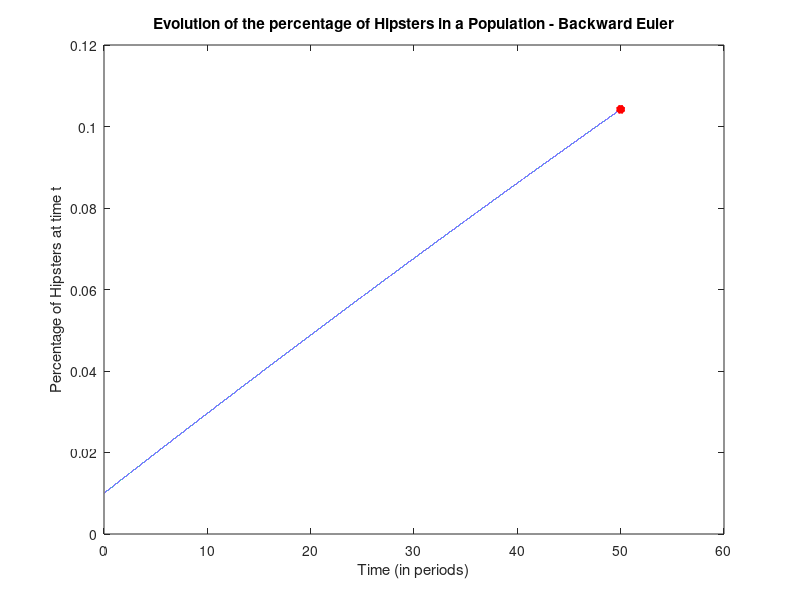

This figure's MATLAB source:
clc
clear
close



N = 100000;
t0 = 0;
T = 50;
dt = (T-t0)/N;

p0 = 0.01; % Percentage of Hipsters in the population at time 0
r = 0.1; % Percentage of people born Hipster from couples with at least 1 non Hipsters parent
b = 0.02; %Birth rate


P = [p0 zeros(1,N)];
t = [t0 zeros(1,N)];

%% Backward Euler
for n = 1:N
    %dp = r*b*(1-P(n))*dt;
    P(n+1) = ((P(n)+0.002*dt)/(1+0.002*dt));
    t(n+1)=t(n)+dt;
end

Percentage_Hipsters_Time50 = P(end);
plot(t,P)
hold on
plot(t(end),P(end),"r*","LineWidth",3);
hold off
title('Evolution of the percentage of Hipsters in a Population - Backward Euler')
xlabel('Time (in periods)')
ylabel('Percentage of Hipsters at time t')

fprintf('Percentage of Hipsters after 50 periods (Using Forward Euler):  %.9f Percent \n',Percentage_Hipsters_Time50)
